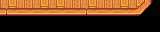

Tiled map render using the project's own tile images. Description and the whole map definition, tile-layer contents included, below:
An orthogonal 10x2 tile map with 16x16 px tiles, 5 tile layers (Back, Buildings, Buildings2, Front, ...), 6 tilesets and 18 objects (18x TileData).

<map version="1.10" tiledversion="1.10.2" orientation="orthogonal" renderorder="right-down" compressionlevel="0" width="10" height="2" tilewidth="16" tileheight="16" infinite="0" nextlayerid="10" nextobjectid="183">
 <properties>
  <property name="FloorIDs" value="UpperRoom 1, Nursery 31, Hallway_Nursery 31, Kitchen, LivingRoom, Hallway_Bedroom, Bedroom, Southern, Hallway_Corner, Corner" />
  <property name="ViewportFollowPlayer" type="bool" value="true" />
  <property name="WallIDs" value="UpperRoom 11, Nursery 61, Hallway_Nursery 61, Kitchen, LivingRoom, Hallway_Bedroom, Bedroom, Southern_Left, Southern_Right, Corner, Hallway_Corner" />
  <property name="Warp" value="12 21 Farm 64 15" />
 </properties>
 <tileset firstgid="1" name="indoor" tilewidth="16" tileheight="16" tilecount="2176" columns="32">
  <image source=".townInterior.png" width="512" height="1088" />
 </tileset>
 <tileset firstgid="2177" name="sewer" tilewidth="16" tileheight="16" tilecount="88" columns="8">
  <image source=".SewerTiles.png" width="128" height="176" />
 </tileset>
 <tileset firstgid="2265" name="untitled tile sheet" tilewidth="16" tileheight="16" tilecount="264" columns="12">
  <image source=".farmhouse_tiles.png" width="192" height="352" />
 </tileset>
 <tileset firstgid="2529" name="walls_and_floors" tilewidth="16" tileheight="16" tilecount="688" columns="16">
  <image source=".walls_and_floors.png" width="256" height="688" />
 </tileset>
 <tileset firstgid="3217" name="indoor" tilewidth="16" tileheight="16" tilecount="2176" columns="32">
  <image source=".townInterior.png" width="512" height="1088" />
 </tileset>
 <tileset firstgid="5393" name="corners" tilewidth="16" tileheight="16" tilecount="8" columns="8">
  <image source="corners.png" width="128" height="16" />
 </tileset>
 <layer id="1" name="Back" width="10" height="2">
  <data encoding="csv">
2882,2881,2882,2882,2881,2882,2881,2882,2882,0,
0,0,0,0,0,0,0,0,0,0
</data>
 </layer>
 <layer id="2" name="Buildings" width="10" height="2">
  <data encoding="csv">
0,0,0,0,0,0,0,0,2517,168,
0,0,0,0,0,0,0,0,0,0
</data>
 </layer>
 <layer id="3" name="Buildings2" width="10" height="2">
  <data encoding="csv">
0,0,0,0,0,0,0,0,0,0,
0,0,0,0,0,0,0,0,0,0
</data>
 </layer>
 <layer id="4" name="Front" width="10" height="2">
  <data encoding="csv">
2121,166,166,166,166,2121,166,166,167,168,
0,0,0,0,0,0,0,0,0,0
</data>
 </layer>
 <layer id="9" name="AlwaysFront" width="10" height="2">
  <data encoding="csv">
2121,166,166,166,166,2121,166,166,167,168,
0,0,0,0,0,0,0,0,0,0
</data>
 </layer>
 <objectgroup id="5" name="Back">
  <object id="138" name="TileData" x="0" y="-16" width="16" height="16">
   <properties>
    <property name="FloorID" value="Corner" />
   </properties>
  </object>
  <object id="139" name="TileData" x="16" y="-16" width="16" height="16">
   <properties>
    <property name="FloorID" value="ExtendedCorner" />
   </properties>
  </object>
  <object id="140" name="TileData" x="32" y="-16" width="16" height="16">
   <properties>
    <property name="FloorID" value="ExtendedCorner" />
   </properties>
  </object>
  <object id="141" name="TileData" x="48" y="-16" width="16" height="16">
   <properties>
    <property name="FloorID" value="ExtendedCorner" />
   </properties>
  </object>
  <object id="142" name="TileData" x="64" y="-16" width="16" height="16">
   <properties>
    <property name="FloorID" value="ExtendedCorner" />
   </properties>
  </object>
  <object id="143" name="TileData" x="80" y="-16" width="16" height="16">
   <properties>
    <property name="FloorID" value="ExtendedCorner" />
   </properties>
  </object>
  <object id="144" name="TileData" x="96" y="-16" width="16" height="16">
   <properties>
    <property name="FloorID" value="ExtendedCorner" />
   </properties>
  </object>
  <object id="145" name="TileData" x="112" y="-16" width="16" height="16">
   <properties>
    <property name="FloorID" value="ExtendedCorner" />
   </properties>
  </object>
  <object id="146" name="TileData" x="128" y="-16" width="16" height="16">
   <properties>
    <property name="FloorID" value="ExtendedCorner" />
   </properties>
  </object>
  <object id="147" name="TileData" x="0" y="0" width="16" height="16">
   <properties>
    <property name="FloorID" value="Corner" />
   </properties>
  </object>
  <object id="148" name="TileData" x="16" y="0" width="16" height="16">
   <properties>
    <property name="FloorID" value="ExtendedCorner" />
   </properties>
  </object>
  <object id="149" name="TileData" x="32" y="0" width="16" height="16">
   <properties>
    <property name="FloorID" value="ExtendedCorner" />
   </properties>
  </object>
  <object id="150" name="TileData" x="48" y="0" width="16" height="16">
   <properties>
    <property name="FloorID" value="ExtendedCorner" />
   </properties>
  </object>
  <object id="151" name="TileData" x="64" y="0" width="16" height="16">
   <properties>
    <property name="FloorID" value="ExtendedCorner" />
   </properties>
  </object>
  <object id="152" name="TileData" x="80" y="0" width="16" height="16">
   <properties>
    <property name="FloorID" value="ExtendedCorner" />
   </properties>
  </object>
  <object id="153" name="TileData" x="96" y="0" width="16" height="16">
   <properties>
    <property name="FloorID" value="ExtendedCorner" />
   </properties>
  </object>
  <object id="154" name="TileData" x="112" y="0" width="16" height="16">
   <properties>
    <property name="FloorID" value="ExtendedCorner" />
   </properties>
  </object>
  <object id="155" name="TileData" x="128" y="0" width="16" height="16">
   <properties>
    <property name="FloorID" value="ExtendedCorner" />
   </properties>
  </object>
 </objectgroup>
 <objectgroup id="6" name="Buildings" locked="1" />
 <objectgroup id="7" name="Buildings2" visible="0" />
 <objectgroup id="8" name="Front" locked="1" />
</map>
